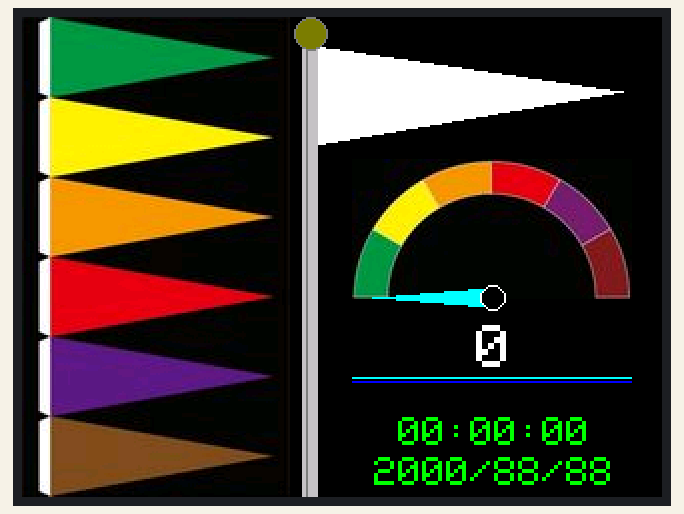
Simulated run of this sketch. Board: ESP32. Parts: 320×240 colour display. Random numbers use the default seed unless the sketch sets one; what the sketch prints to the serial monitor is not drawn.

Above: at 0.4 s.
At 2.6 s:
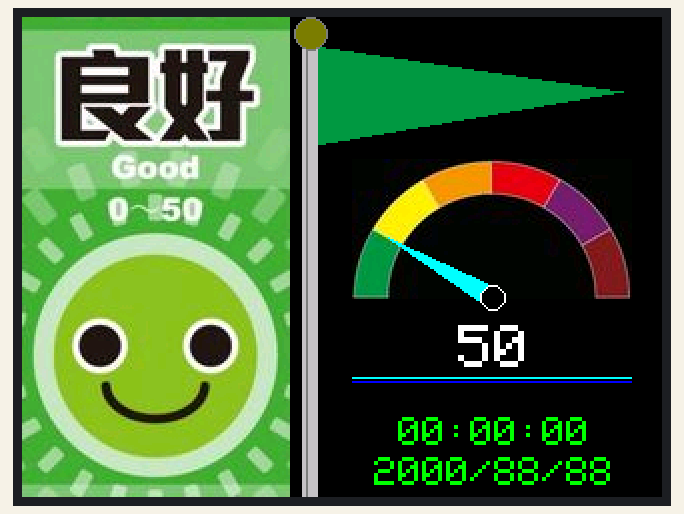
At 4.7 s:
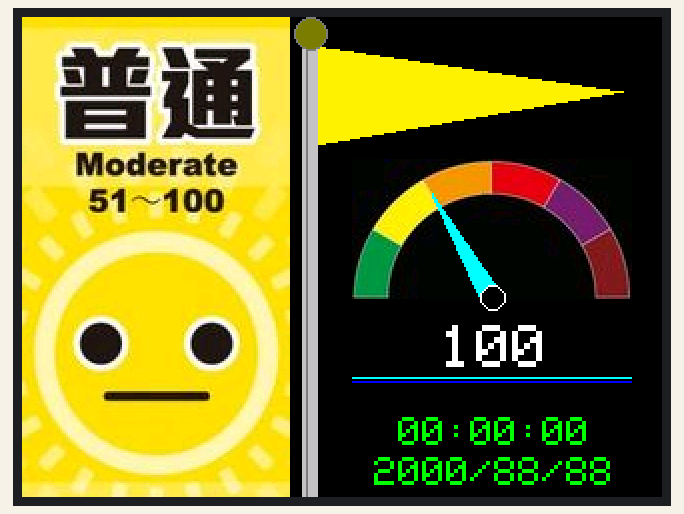
At 6.9 s:
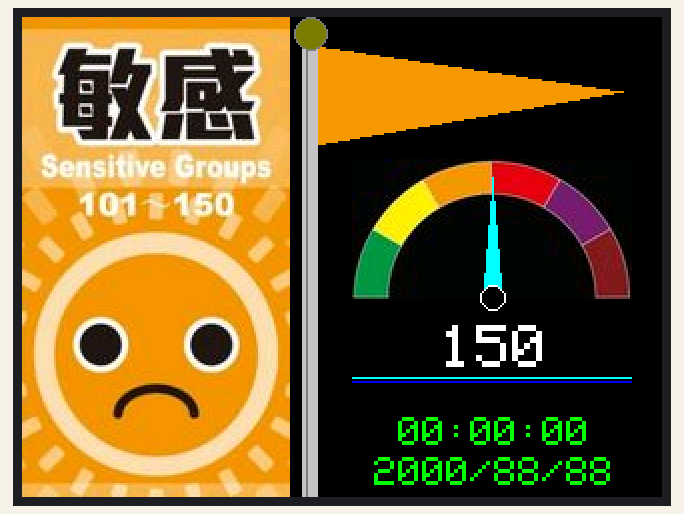
At 11.2 s:
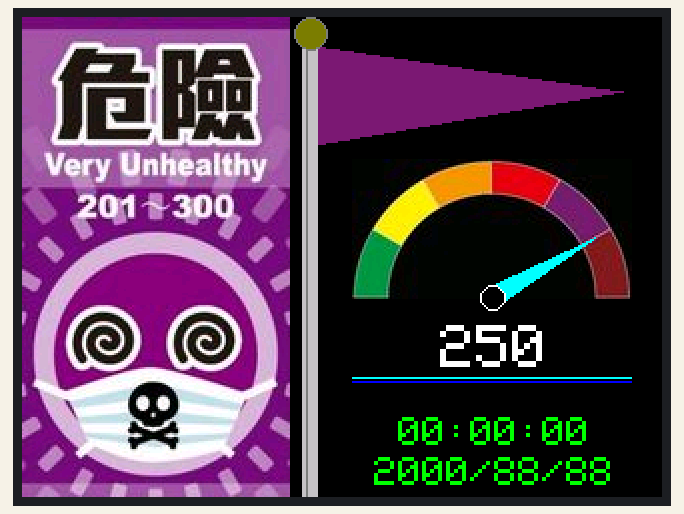
At 15.4 s:
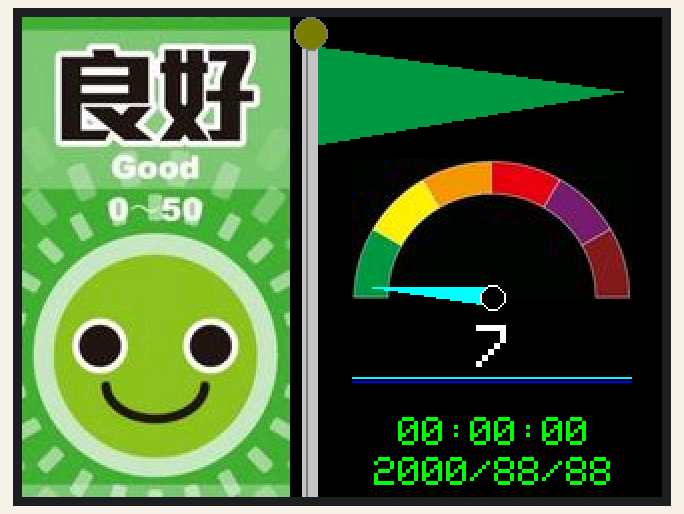

The sketch:

esp32_tft_UI_design.ino
```cpp
/* esp32_tft_UI_design  by Shinjia
  - v0.2  2023/12/12
  - v0.1  2023/07/25
*/

#include "graphics_0.h"
#include "graphics_1.h"
#include "graphics_2.h"
#include "graphics_3.h"
#include "graphics_4.h"
#include "graphics_5.h"
#include "graphics_6.h"
#include "graphics_gauge.h"

#include "SPI.h"
#include "Adafruit_GFX.h"
#include "Adafruit_ILI9341.h"

#define TFT_DC   21
#define TFT_CS   17
#define TFT_MOSI 23
#define TFT_CLK  18
#define TFT_RST  22
#define TFT_MISO 19

Adafruit_ILI9341 tft = Adafruit_ILI9341(TFT_CS, TFT_DC, TFT_MOSI, TFT_CLK, TFT_RST, TFT_MISO);

int value1;
float value2;


void show_picture(int idx) {
    switch(idx) {
      case 0:
        tft.drawRGBBitmap( 0,  0, (const uint16_t *)bitmap_AQI_0, 134, 240);
        break;
      case 1:
        tft.drawRGBBitmap( 0,  0, (const uint16_t *)bitmap_AQI_1, 134, 240);
        break;
      case 2:
        tft.drawRGBBitmap( 0,  0, (const uint16_t *)bitmap_AQI_2, 134, 240);
        break;
      case 3:
        tft.drawRGBBitmap( 0,  0, (const uint16_t *)bitmap_AQI_3, 134, 240);
        break;
      case 4:
        tft.drawRGBBitmap( 0,  0, (const uint16_t *)bitmap_AQI_4, 134, 240);
        break;
      case 5:
        tft.drawRGBBitmap( 0,  0, (const uint16_t *)bitmap_AQI_5, 134, 240);
        break;
      case 6:
        tft.drawRGBBitmap( 0,  0, (const uint16_t *)bitmap_AQI_6, 134, 240);
        break;
    }
}


void show_flag(int idx) {
  uint16_t color;
  switch(idx) {
    case 0:
      color = tft.color565(255, 255, 255);
      break;
    case 1:
      color = tft.color565(0, 153, 68);
      break;
    case 2:
      color = tft.color565(255, 241, 0);
      break;
    case 3:
      color = tft.color565(243, 152, 0);
      break;
    case 4:
      color = tft.color565(230, 0, 18);
      break;
    case 5:
      color = tft.color565(126, 27, 118);
      break;
    case 6:
      color = tft.color565(136, 28, 33);
      break;
  }

  // flags
  tft.fillTriangle(145, 14, 145, 64, 300, 37, color );
  tft.fillRect(140, 10, 8, 230, ILI9341_LIGHTGREY );
  tft.drawFastVLine(142, 10, 230, ILI9341_DARKGREY );
  tft.fillCircle(144, 8, 8,  ILI9341_OLIVE);
  tft.drawCircle(144, 8, 8,  ILI9341_DARKGREY);
}


void show_message(int val) {
  // Draw title

  // 以軸心的位置為基準
  int base_x = 235;
  int base_y = 140;
  int pointer_len = 60;

  int theta = map(val, 0, 300, -180, 0);
  int end_x = base_x + pointer_len * cos(theta*PI/180);
  int end_y = base_y + pointer_len * sin(theta*PI/180);

  int tri_x1 = base_x + 5 * cos((theta+90)*PI/180);
  int tri_y1 = base_y + 5 * sin((theta+90)*PI/180);
  int tri_x2 = base_x + 5 * cos((theta-90)*PI/180);
  int tri_y2 = base_y + 5 * sin((theta-90)*PI/180);

  // draw gauge
  tft.drawRGBBitmap(base_x-70, base_y-72+3, (const uint16_t *)bitmap_gauge, 140, 70);
  for(int i=1; i<7; i++) {
    tft.drawFastHLine(base_x-70, base_y+i, 140, ILI9341_BLACK);
  }

  // draw Pointer (Triangle)
  // tft.drawLine(base_x, base_y, end_x, end_y, ILI9341_WHITE);
  tft.fillTriangle(end_x, end_y, tri_x1, tri_y1, tri_x2, tri_y2, ILI9341_CYAN);

  // center circle
  tft.fillCircle(base_x, base_y, 6, ILI9341_WHITE);
  tft.fillCircle(base_x, base_y, 5, ILI9341_BLACK);

  // other
  tft.drawFastHLine(base_x-70, base_y+40, 140, ILI9341_CYAN);
  tft.drawFastHLine(base_x-70, base_y+42, 140, ILI9341_BLUE);

  // show value
  tft.setTextSize(3);

  // Show string
  String str = String(" ") + val + String(" ");
  int16_t get_x, get_y;
  uint16_t get_w, get_h;

  tft.getTextBounds(str.c_str(), 100, 100, &get_x, &get_y, &get_w, &get_h);

  tft.setCursor(base_x-get_w/2+1, base_y+14);
  tft.setTextColor(ILI9341_WHITE, ILI9341_BLACK);
  tft.print(str);
}


void show_clock() {
  tft.setTextSize(2);

  // Show string
  tft.setTextColor(ILI9341_GREEN, ILI9341_BLACK);
  tft.setCursor(176, 200);
  tft.print(" 00:00:00 ");
  tft.setCursor(176, 220);
  tft.print("2000/88/88");
}


void test_all_bitmap() {
  for(int i=0; i<7; i++) {
    show_message(50*i);
    show_flag(i);
    show_picture(i);
    show_clock();
    delay(2000);
  }
}


void setup() {
  Serial.begin(115200);
  Serial.println("ILI9341 Start!");

  tft.begin();

  tft.setRotation(3);
  tft.fillScreen(ILI9341_BLACK);  // Clear

  test_all_bitmap();
}


void loop(void) {
  value1 = random(0, 300);
  value2 = (float)random(100, 999) / 10;

  int aqi = constrain(value1, 0, 300);
  int degree = ((aqi-1)/50) + 1;
  degree = constrain(degree, 1, 6);

  show_message(aqi);
  show_flag(degree);
  show_picture(degree);
  show_clock();

  delay(10000);
}
```

Source omitted: graphics_0.h (data table, 257575 bytes), graphics_1.h (data table, 257575 bytes), graphics_2.h (data table, 257575 bytes), graphics_3.h (data table, 257575 bytes), graphics_4.h (data table, 257575 bytes), graphics_5.h (data table, 257575 bytes), graphics_6.h (data table, 257575 bytes), aphics_gauge.h (data table, 78524 bytes)

Measured:
- what the display in image 1 shows lasts 2.2 s, from 2.5 s to 4.7 s
- what the display in image 5 shows lasts 10.1 s, from 15.4 s to 25.5 s
